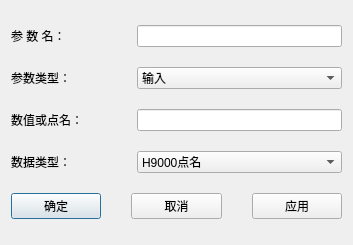
<?xml version="1.0" encoding="UTF-8"?>
<ui version="4.0">
 <class>CModelParamAddForm</class>
 <widget class="QDialog" name="CModelParamAddForm">
  <property name="geometry">
   <rect>
    <x>0</x>
    <y>0</y>
    <width>353</width>
    <height>245</height>
   </rect>
  </property>
  <property name="windowTitle">
   <string>添加模型参数</string>
  </property>
  <layout class="QVBoxLayout" name="verticalLayout" stretch="2,2,2,2,3">
   <item>
    <layout class="QHBoxLayout" name="horizontalLayout">
     <item>
      <widget class="QLabel" name="label">
       <property name="minimumSize">
        <size>
         <width>120</width>
         <height>0</height>
        </size>
       </property>
       <property name="maximumSize">
        <size>
         <width>120</width>
         <height>16777215</height>
        </size>
       </property>
       <property name="styleSheet">
        <string notr="true">font: 14pt &quot;宋体&quot;;</string>
       </property>
       <property name="text">
        <string>参 数 名：</string>
       </property>
      </widget>
     </item>
     <item>
      <widget class="QLineEdit" name="editName"/>
     </item>
    </layout>
   </item>
   <item>
    <layout class="QHBoxLayout" name="horizontalLayout_2">
     <item>
      <widget class="QLabel" name="label_2">
       <property name="minimumSize">
        <size>
         <width>120</width>
         <height>0</height>
        </size>
       </property>
       <property name="maximumSize">
        <size>
         <width>120</width>
         <height>16777215</height>
        </size>
       </property>
       <property name="styleSheet">
        <string notr="true">font: 14pt &quot;宋体&quot;;</string>
       </property>
       <property name="text">
        <string>参数类型：</string>
       </property>
      </widget>
     </item>
     <item>
      <widget class="QComboBox" name="editType">
       <item>
        <property name="text">
         <string>输入</string>
        </property>
       </item>
       <item>
        <property name="text">
         <string>输出</string>
        </property>
       </item>
       <item>
        <property name="text">
         <string>内部参数</string>
        </property>
       </item>
      </widget>
     </item>
    </layout>
   </item>
   <item>
    <layout class="QHBoxLayout" name="horizontalLayout_3">
     <item>
      <widget class="QLabel" name="label_3">
       <property name="minimumSize">
        <size>
         <width>120</width>
         <height>0</height>
        </size>
       </property>
       <property name="maximumSize">
        <size>
         <width>120</width>
         <height>16777215</height>
        </size>
       </property>
       <property name="styleSheet">
        <string notr="true">font: 14pt &quot;宋体&quot;;</string>
       </property>
       <property name="text">
        <string>数值或点名：</string>
       </property>
      </widget>
     </item>
     <item>
      <widget class="QLineEdit" name="editLogicalname"/>
     </item>
    </layout>
   </item>
   <item>
    <layout class="QHBoxLayout" name="horizontalLayout_4">
     <item>
      <widget class="QLabel" name="label_13">
       <property name="minimumSize">
        <size>
         <width>120</width>
         <height>0</height>
        </size>
       </property>
       <property name="maximumSize">
        <size>
         <width>120</width>
         <height>16777215</height>
        </size>
       </property>
       <property name="styleSheet">
        <string notr="true">font: 14pt &quot;宋体&quot;;</string>
       </property>
       <property name="text">
        <string>数据类型：</string>
       </property>
      </widget>
     </item>
     <item>
      <widget class="QComboBox" name="editDataType">
       <item>
        <property name="text">
         <string>H9000点名</string>
        </property>
       </item>
       <item>
        <property name="text">
         <string>常值</string>
        </property>
       </item>
      </widget>
     </item>
    </layout>
   </item>
   <item>
    <layout class="QHBoxLayout" name="horizontalLayout_5">
     <property name="spacing">
      <number>30</number>
     </property>
     <item>
      <widget class="QPushButton" name="buttonEnter">
       <property name="styleSheet">
        <string notr="true">font: 12pt &quot;宋体&quot;;</string>
       </property>
       <property name="text">
        <string>确定</string>
       </property>
      </widget>
     </item>
     <item>
      <widget class="QPushButton" name="buttonExit">
       <property name="styleSheet">
        <string notr="true">font: 12pt &quot;宋体&quot;;</string>
       </property>
       <property name="text">
        <string>取消</string>
       </property>
      </widget>
     </item>
     <item>
      <widget class="QPushButton" name="buttonApply">
       <property name="styleSheet">
        <string notr="true">font: 12pt &quot;宋体&quot;;</string>
       </property>
       <property name="text">
        <string>应用</string>
       </property>
      </widget>
     </item>
    </layout>
   </item>
  </layout>
 </widget>
 <tabstops>
  <tabstop>editName</tabstop>
  <tabstop>editType</tabstop>
  <tabstop>editLogicalname</tabstop>
  <tabstop>editDataType</tabstop>
  <tabstop>buttonApply</tabstop>
  <tabstop>buttonEnter</tabstop>
  <tabstop>buttonExit</tabstop>
 </tabstops>
 <resources/>
 <connections>
  <connection>
   <sender>buttonExit</sender>
   <signal>clicked()</signal>
   <receiver>CModelParamAddForm</receiver>
   <slot>reject()</slot>
   <hints>
    <hint type="sourcelabel">
     <x>205</x>
     <y>475</y>
    </hint>
    <hint type="destinationlabel">
     <x>149</x>
     <y>254</y>
    </hint>
   </hints>
  </connection>
 </connections>
</ui>
